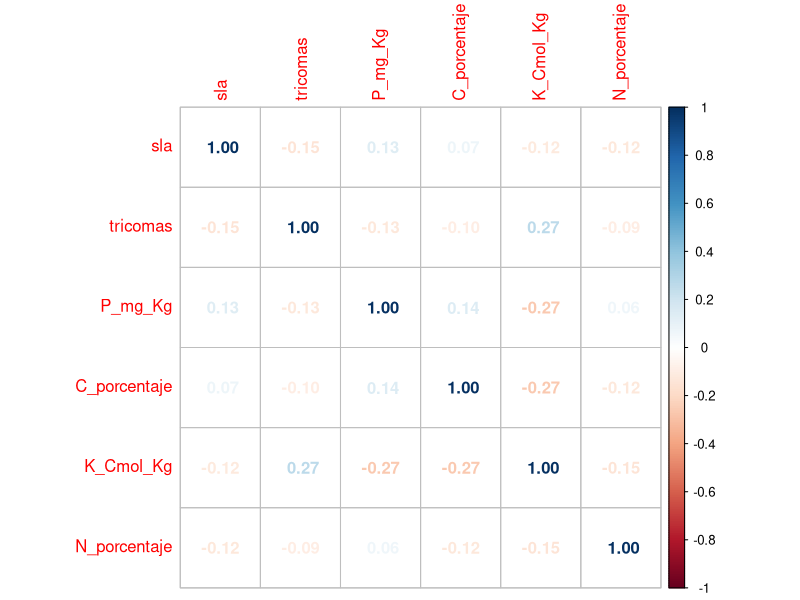
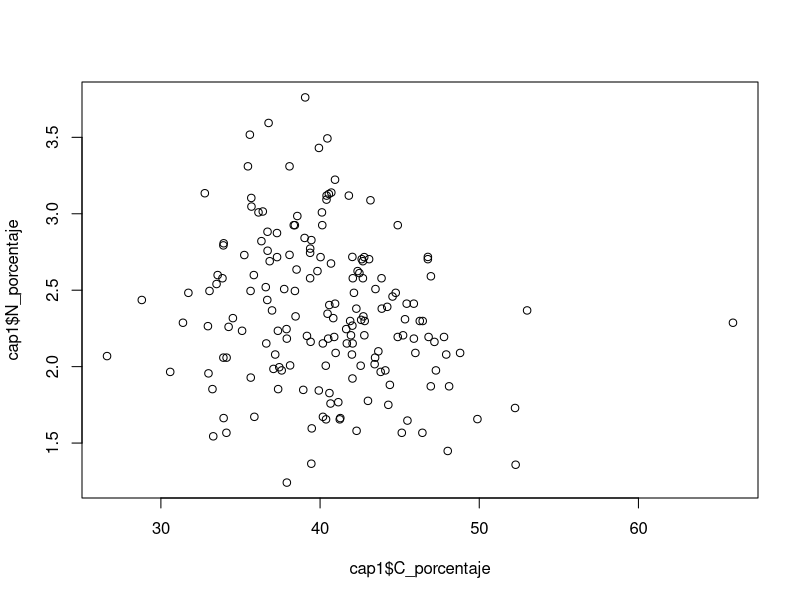
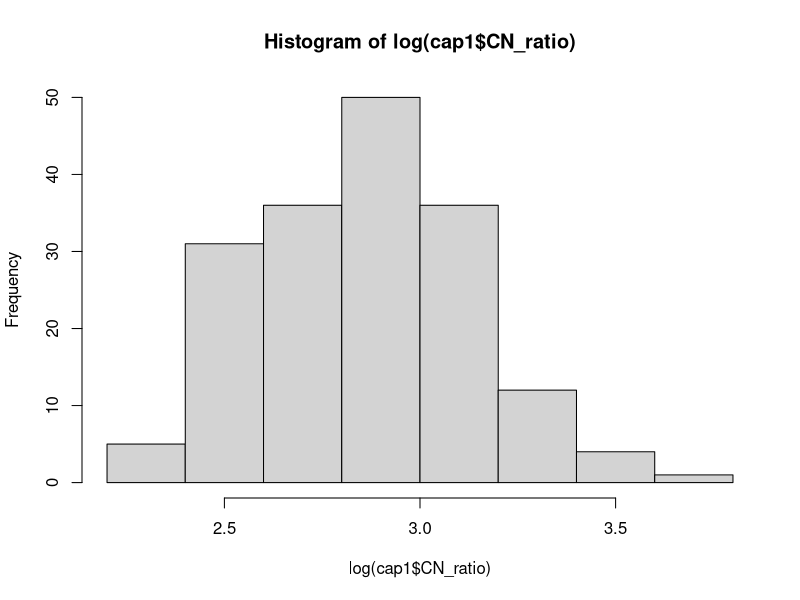

Reproduce these figures in R, in order.

# Cargar bases

#getwd()

library(tidyverse)
library(ggplot2)
library(corrplot)
library(lmtest)
 
#peso_seco <- read.csv("./db/peso_seco.csv", colClasses = c("ciudad"="factor", "ambiente"="factor", "sitio"="factor", "parche"="factor"))

#tricomas <- read.csv("./db/tricomas.csv") #esta base se modificó y mas adelante se abre la version que sirve para este script
#npk <- read.csv(file = './db/npk.csv', colClasses = c("ciudad"="factor", "ambiente"="factor", "sitio"="factor", "parche"="factor"))


#################################################################################
###############  PROBANDO GRAFICAS EN R  ########################################
#################################################################################

#### PESO SECO generales
#head(peso_seco)
#peso_seco %>% count(ID)
#summary(peso_seco)
#hist(peso_seco$sla) ### así queda con distribución sesgada
#hist(log(peso_seco$sla)) ### así queda con distribucion normal
#qqnorm(log(peso_seco$sla))

#### TRICOMAS
#head(tricomas)
#tricomas %>% count(ID)
#summary(tricomas)

#tricomas %>% 
#  group_by(ID, ciudad, ambiente) %>% 
#  summarise(mean_trico = mean(leafMean, na.rm = T))

#write.table(
#  mean_trico, "./db/prom_tricomas.csv", 
#  sep = ",", 
#  col.names = T, row.names = F)

#trico <- read.csv("./db/prom_tricomas.csv", colClasses = c("ciudad"="factor", "ambiente"="factor"))
#str(trico)
#hist(log(trico$tricomas)) #con log queda menos sesgada la distribucion
#qqnorm(log(trico$tricomas))

#### fuente https://www.youtube.com/watch?v=BffAQZzbBms&t=3873s

#### NPK generales
#head(npk)
#npk %>% count(ID)
#summary(npk)
#hist(log(npk$P_mg_Kg))
#hist(log(npk$C_porcentaje))
#hist(npk$K_Cmol_Kg)
#hist(npk$N_porcentaje)

#qqnorm(npk$C_porcentaje)
#qqnorm(npk$N_porcentaje)


########## Gráfica de dispersión ##########

#plot(log(peso_seco$sla), prom_tri$tricomas)
#plot(npk$C_porcentaje, log(peso_seco$sla))
#plot(npk$N_porcentaje, log(peso_seco$sla))


####################  GRAFICO DE CORRELACIONES  ############################### 
#### https://cran.r-project.org/web/packages/corrplot/vignettes/corrplot-intro.html

cap1 <- read.csv("./db/cap1_str.csv", colClasses = 
                   c("ciudad"="factor", "ambiente"="factor", "sitio"="factor", "parche"="factor",
                     "sla"="double"))
c1<-cor(cap1[,13:18], use = "complete.obs")
c1
corrplot(c1, method = "number")  # si está muy bajito el color de los numeros, quitar method

#########################################################################################
################################### Linear Regresion ##########
#########################################################################################

# regresion lineal <- dependiente (cuantitativa continua); independiente (mixtas)
# objetivo: predecir la variable depediente Y en funcion de un conjunto de variables independientes Xj
# funcion liga <- identidad, gaussiana
# requisito de normalidad es en los residuos: que el modelo se equivoque de forma predecible
# residuo: (error) Y-y


m_a <- lm(log(sla)~ ambiente, data = cap1)
summary(m_a)
# residuals: la mediana está cerca del cero 0.00618, parece que el cuartil 1 (-0.20283) y 3 (0.19112) estan equidistantes.
# el modelo tiene intercepto (por eso salio significativo, lo cual es importante si me interesa hacer un modelo predictivo)
# las diferencias entre ambientes son significativas (p>0.001)
# 15% de la variabilidad del log(sla) se explica por el ambienteu (Multiple R-squared: 0.1559).
# F-statistic: 26.79 on 1 and 145 DF,  p-value: 7.443e-07

#NOTAS sobre lm
# Residual standard error: 0.3213 (la variabilidad que no predice el modelo)
# R^2<-variabilidad explicada por el modelo / variabilidad total
# Multiple R-squared:  0.1623 (la ajustada es para mas de una predictora)
# Para interpretar más fácil : 0.1623*100= 16.23% de variabilidad explicada por el modelo
# el estadistico F (o prueba de hipótesis) dice si la variabilidad de grupos es mayor que
# la variabilidad intragrupos.

# EJERCICIO VALIDO PARA VAR CONTINUAS: Predecir un valor de sla para una planta con sla de 20
# m_a #coeficientes: intercept 28.254; ambienteu 9.812
# beta0 es el intercepto
# beta1 es el coeficiente de mi primer variable independiente, que en este caso es ambienteu
# siguiendo el modelo y=beta1*x1+beta0 :
#sla_20<- 9.812*20+28.254
#sla_20 Me sale 224.494, pero no tiene ningun sentido, tendría que predecir a que categoria pertenece ese tamaño de sla...

anova(m_a)
#anova descompone la variabilidad, por ejemplo la var que predice el valor de sla
# y la que no predice (variabilidad residual; residual standard error)

confint(m_a) # da los intervalos de confianza del beta0 y beta1.
# En summary obtenemos los valores de beta cuando los predictores son cero. beta0 es igual a Y cuando x1 es 0
#nd<-data.frame(peso_seco$sla = c(70,90))
#nd
#predict(m_a, newdata = nd)
# esta funcion predice valores de la variable de respuesta de una manera más 
# precisa para cualquier tipo de modelo, pero no me salió.


########## Modelo de regresión múltiple ##########

m_ac <- lm(log(sla) ~ ambiente+ciudad, data = cap1)
m_ac
summary(m_ac)
# mediana cerca de cero (0.02753), q 1 (-0.17886) y 3 (0.18364)  equidistantes
# ambienteU, y el intercepto, estadísticamente significativo con un alfa de 0.001
# Adjusted R-squared:  0.1848 
# F-statistic: 7.621 on 5 and 141 DF,  p-value: 2.295e-06

########### Contribuira mucho la var. ciudad o no? Comparar modelos con anova #####

anova(m_a, m_ac) # da una tabla de analisis de varianza comparando modelos. 
# está comparando si la diferencia en la suma de cuadrados es estadisticamente 
# significativa. El modelo que sale significativo es mejor que el otro en términos de 
# disminucion de la suma de cuadrados.
# en este caso fue el modelo 2 (m_ac) p<0.05

########## Comparación de modelos ################

# AIC Criterio de informacion de Akaike - penaliza por # de variables
# BIC Criterio de informacion Bayesian de Schwartz - penaliza por num
# de variables y por num de muestra. Entre mas pequeño, indica un mejor modelo
# Estos valores tienen sentido cuando se contrastan

delta.AIC<- AIC(m_a)-AIC(m_ac)
delta.AIC # 2.246209
delta.BIC<- BIC(m_a)-BIC(m_ac)
delta.BIC # -9.715522

############ Validacion de supuestos ###############

#  Supuestos sobre los predictores
## 1. linealidad entre y y xj
## 2. Ausencia de muticolinealidad (matriz de diseño de rango completo)


#  Supuestos sobre los errores 
## 1. Varianza constante (Homocedasticidad; que el modelo se equivoque igual para valores altos o bajos)
## 2. Normalidad conjunta (de los errores)
## 3. Independencia de los errores 

# Linealidad
## Prueba de falta de ajuste
## Explorar términos polinómicos mediante polinomios ortogonales
#m1<-lm(sla~poly(ambiente,3), data = cap1) # expresion no apta para mis variables predictoras que son categoricas
#summary(m1)
#### se supone que si ningun polinomio funciona tan bien como el lineal, es una confirmación de 
#### la exploracion que se hizo previamente con graficas como la siguiente:
#cap1 %>%
  #ggplot(aes(x=ambiente, y=log(sla)))+geom_point()+geom_smooth(method="lm")+
  #theme_classic()+ylab("specific leaf area")+xlab(ambiente)
#?cor
#c1<-cor(cap1$sla, cap1$ambiente, method = "spearman")

######## FIN DEL CURSO (EL RESTO SE PUEDE SEGUIR SOLO CON VAR continuas) ###########
######## CONTINUO CON LAS VARIABLES DE RESPUESTA QUE ME FALTAN #######################

m_acac <- lm(log(sla) ~ ambiente+ciudad+(ambiente*ciudad), data = cap1)
summary(m_acac) # m 0.03334 1Q  -0.20489 3Q 0.16153
# intercepto p<0.001 y ambienteU p<0.01
# Residual standard error: 0.3182; Multiple R-squared:  0.2177,	Adjusted R-squared:  0.1663 
# F-statistic: 4.237 on 9 and 137 DF,  p-value: 7.367e-05


##################### LM TRICOMAS ##########################
t_a <- lm(log(tricomas)~ambiente, data = cap1)
t_a # intercepto 9.099 , ambienteU -4.169
summary(t_a) # med -0.02073, 1Q -0.51321, 3Q 0.44753
# ambienteU p<0.001; Residual standard error: 0.8044; Multiple R-squared:  0.1001
#F-statistic: 15.68 on 1 and 141 DF,  p-value: 0.0001187

t_ac <- lm(log(tricomas)~ambiente+ciudad, data = cap1)
summary(t_ac) # med 0.03467; 1Q -0.47695; 3Q 0.47792
# ciudad cam, ambienteU, ciudadMid, ciudadVal, todos con p<0.001
# Residual standard error: 0.71
#F-statistic: 12.82 on 5 and 137 DF,  p-value: 3.161e-10

t_acac <- lm(log(tricomas)~ambiente+ciudad+(ambiente*ciudad), data = cap1)
summary(t_acac)
# med 0.04853; 1Q -0.39717; 3Q 0.42373
# intercepto, ambienteU, cun, tiz, val, ambienteU*cun tienen p<0.001
# cun, ambienteU*tiz, tienen p<0.01
# Residual standard error: 0.6397 on 133 degrees of freedom
# Multiple R-squared:  0.463,	Adjusted R-squared:  0.4267 
# F-statistic: 12.74 on 9 and 133 DF,  p-value: 1.832e-14


#####################  PLANT C/N RATIO  #########################
plot(cap1$C_porcentaje, cap1$N_porcentaje)
hist(log(cap1$CN_ratio))
cn_a <- lm(log(CN_ratio)~ambiente, data = cap1)
summary(cn_a)


cn_ac <- lm(log(CN_ratio)~ambiente+ciudad, data = cap1)
summary(cn_ac)


cn_acac <- lm(log(CN_ratio)~ambiente+ciudad+(ambiente*ciudad), data = cap1)
summary(cn_acac)




